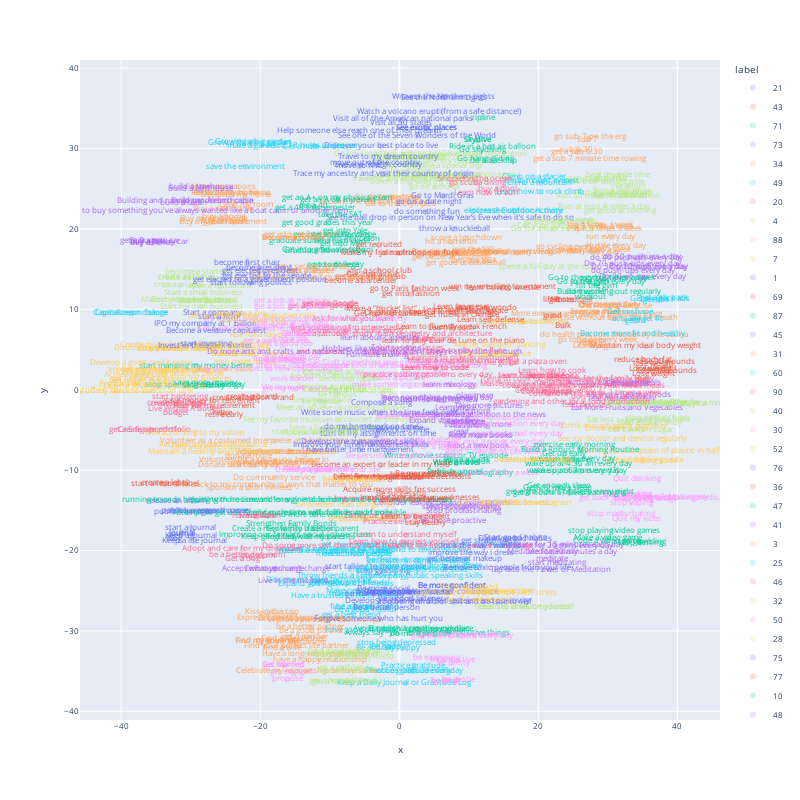

The code cell stored with this chart in its notebook:
### Code cell
import plotly.express as px

fig = px.scatter(goal_2d_embeddings, x="x", y="y", color="label", text="goal", width=800, height=800)
fig.for_each_trace(lambda t: t.update(
  textfont_color=t.marker.color
))
fig.update_layout(
  font={
    "size": 8
  },
)
fig.update_traces(
  marker={
    "opacity": 0.2
  }
)
